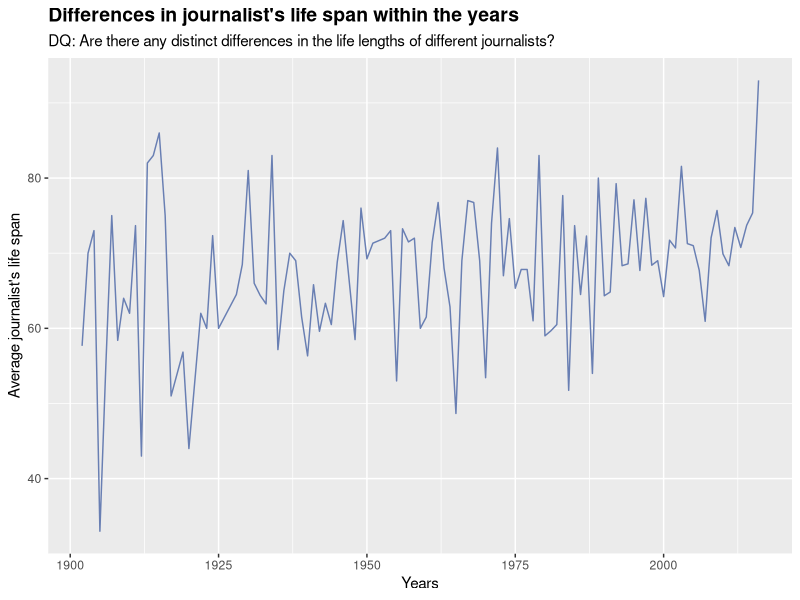

Source code (R):
# Calculate the journalist life length
library(tidyverse)
library(dplyr)

journalists <- read_csv('journalists.csv') |>
  select("title", 
    "ontology/occupation_label", 
    "ontology/birthYear", 
    "ontology/deathYear", 
    'ontology/birthPlace_label',
    'ontology/deathPlace_label'
  ) |>
  rename(
    'occupation' = 'ontology/occupation_label',
    'birth_year' = 'ontology/birthYear', 
    'death_year' = 'ontology/deathYear', 
    'birth_place' = 'ontology/birthPlace_label', 
    'death_place' = 'ontology/deathPlace_label'
  ) |>
  mutate(
    birth_year = as.numeric(birth_year), 
    death_year = as.numeric(death_year), 
  ) |>  
  mutate(
    bd_coincide = (birth_place == death_place),
    life_length = death_year - birth_year
  ) |>
  filter(death_year >= 1900)

# life_length_plot <- read_csv('journalists.csv') |>
#   select("title", "ontology/occupation_label", "ontology/birthYear", "ontology/deathYear")|>
#   na.omit()|>
#   rename('ontology_birthYear' = 'ontology/birthYear', 'ontology_deathYear' = 'ontology/deathYear' )|>
#   mutate(ontology_birthYear = as.numeric(ontology_birthYear), ontology_deathYear = as.numeric(ontology_deathYear))|>
#   mutate(life_length = ontology_deathYear - ontology_birthYear)|>
#   filter(life_length > 0)|>
#   ggplot()+
#   aes(x = life_length)+
#   labs(x = "Life lengths (Yrs)", y = 'Number of journalists', title = 'Differences in life lengths among journalists', subtitle = 'DQ: Are there any distinct differences in the life lengths of different journalists?' )+
#   theme(plot.title = element_text(face = "bold", size = 14))+
#   geom_bar(position = 'dodge', fill = "#697fb3ff")

# ggsave('life_length.png', plot = life_length_plot, width = 10, height = 5)

#avr life span of journalist per year
avr_life_span_plot <- read_csv('journalists.csv') |>
  select("title", "ontology/occupation_label", "ontology/birthYear", "ontology/deathYear")|>
  na.omit()|>
  rename('ontology_birthYear' = 'ontology/birthYear', 'ontology_deathYear' = 'ontology/deathYear' )|>
  mutate(ontology_birthYear = as.numeric(ontology_birthYear), ontology_deathYear = as.numeric(ontology_deathYear))|>
  mutate(life_length = ontology_deathYear - ontology_birthYear)|>
  group_by(ontology_deathYear)|>
  filter(life_length > 0 & ontology_deathYear > 1900)|>
  summarise(avr_life_span = mean(life_length))|>
  ggplot()+
  aes(x = ontology_deathYear, y = avr_life_span)+
  labs(x = "Years", y = "Average journalist's life span", title = "Differences in journalist's life span within the years", subtitle = 'DQ: Are there any distinct differences in the life lengths of different journalists?' )+
  theme(plot.title = element_text(face = "bold", size = 14))+
  geom_line(color = "#697fb3ff")

ggsave('avr_life_span.png', plot = avr_life_span_plot, width = 10, height = 5)

year_cat <- function(death_year) {
  if (death_year <= 1910){
    return("1900-1910")
  } else if (death_year <= 1920) {
    return("1910-1920")
  } else if (death_year <= 1930) {
    return("1920-1930")
  } else if (death_year <= 1940) {
    return("1930-1940")
  } else if (death_year <= 1950) {
    return("1940-1950")
  } else if (death_year <= 1960) {
    return("1950-1960")
  } else if (death_year <= 1970) {
    return("1960-1970")
  } else if (death_year <= 1980) {
    return("1970-1980")
  } else if (death_year <= 1990) {
    return("1980-1990")
  } else if (death_year <= 2000) {
    return("1990-2000")
  } else if (death_year <= 2010) {
    return("2000-2010")
  } else if (death_year <= 2020) {
    return("2010-2020")
  } else {
    return("no info")
  }
}

year_grouped <- journalists |>
  mutate(year = sapply(death_year, year_cat))

#Avr life span of journalist dying abroad annd dying in home country throughout the years
bar_plot <- year_grouped |>
  select('bd_coincide', 'life_length', 'year') |> 
  na.omit() |>
  group_by(bd_coincide, year) |>
  summarise(avr_life_span = mean(life_length), total = n()) |>
  # print()
  ggplot()+
  aes(x= year, y = avr_life_span, color = bd_coincide)+
  labs(x = "Average life span (Yrs)", y = "Years", title = "Journalists' average life span based on death place")+
  geom_col(position = "dodge")


# active_years <- read_csv('journalists.csv') |>
#   select("title", "ontology/deathYear", 'ontology/activeYears', 'ontology/activeYearsEndDate', 'ontology/activeYearsStartDate', 'ontology/activeYearsEndYear', 'ontology/activeYearsStartYear') |>
#   rename(deathYear = "ontology/deathYear", 'endYear' = 'ontology/activeYearsEndYear')

# death_on_duty_data <- active_years |>
#     mutate(
#     died_on_duty = as.integer(endYear == deathYear),
#   lived = as.integer(endYear != deathYear)) |>
#   pivot_longer(
#     cols = c(died_on_duty, lived),
#     names_to = "death_on_duty",
#     values_to = "on_duty_or_not"
#   ) |>
#   group_by(death_on_duty) |>
#   summarise(total = sum(on_duty_or_not, na.rm=TRUE))


# ggplot(death_on_duty_data) +
#   aes(x = death_on_duty, y = total / sum(total)) +
#   scale_y_continuous(labels = scales::label_percent()) +
#     labs (
#     title = 'Journalists deceased on duty',
#     subtitle = 'DQ: How often do journalists die while still being officially employed?',
#     y = 'Number of journalists', # whose birth and death locations differ/coincide
#     x = ''
#   ) +
#   scale_x_discrete(labels = c('Died on duty', 'Died after retirement')) +
#   theme_minimal() +
#   theme(plot.title = element_text(face = 'bold', size = 14), axis.text.x = element_text(size = 9), axis.text.y = element_text(size = 9), axis.title = element_text(size = 14))+
#   geom_col(position = 'dodge', fill = "#697fb3ff") 

# ggsave('died_on_duty.png')

